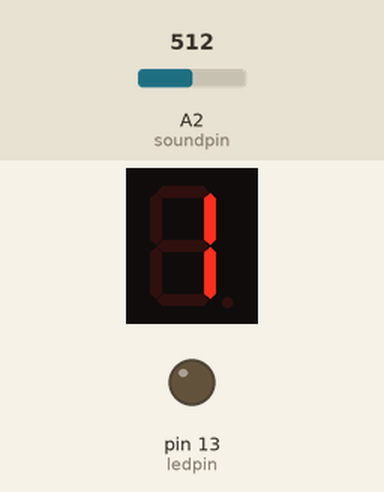
Recording of a sketch running on a simulated Arduino Uno, built with avr-gcc and run on an emulated ATmega328P. Shown: 1-digit seven-segment display, output pins drawn as LEDs (lit = HIGH). Wiring (inferred from the names in the program): 1-digit 7-segment display, segments lit when LOW: segments pin 3, pin 4, pin 5, pin 6, pin 7, pin 8, pin 9, pin 10. Inputs (shaded band) come from the test bench; at power-on: A2 (soundpin) = 512. The segment pins are drawn as the display they are named for; pins used as bus, display or sensor lines are not drawn; what the sketch prints to the serial monitor is not drawn.

Above: at 0.1 s.
At 10.1 s:
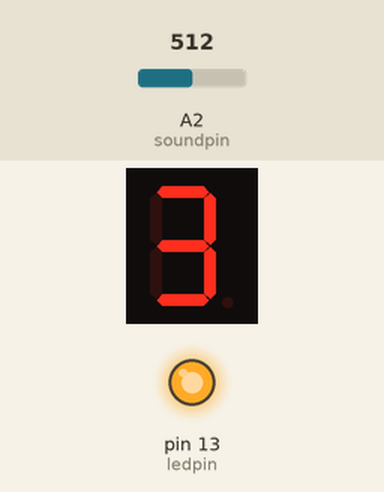
At 20.1 s:
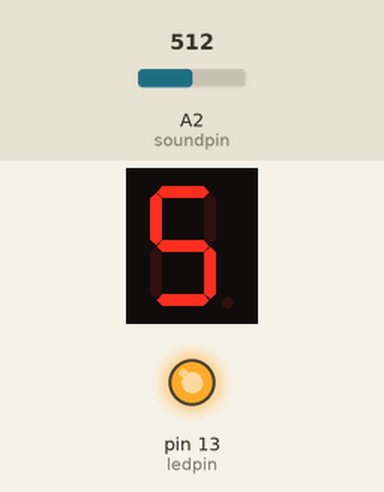
At 40.1 s:
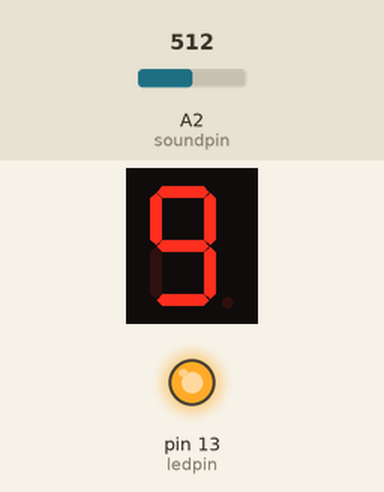
Timing chart, 0 to 41.6 s (numbered marks = the images above):
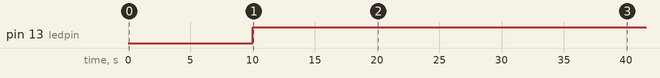

Measured:
- by itself, pin 13 (ledpin): LOW → HIGH at 10.0 s
- what the display in image 1 shows lasts 5.0 s, from 10.0 s to 15.0 s

The sketch:

arduino-code.ino
```cpp
const int a = 3;
const int b = 4;
const int c = 5;
const int d = 6;
const int e = 7;
const int f = 8;
const int g = 9;
const int h = 10;
const int ledpin=13;
const int soundpin=A2;
const int threshold=500;
int whistlesdone=0;
int whistleswanted;

void setup() {
Serial.begin(9600);
pinMode(ledpin,OUTPUT);
pinMode(soundpin,INPUT);
digitalWrite(ledpin,LOW);
pinMode(a, OUTPUT);
  pinMode(b, OUTPUT);
  pinMode(c, OUTPUT);
  pinMode(d, OUTPUT);
  pinMode(e, OUTPUT);
  pinMode(f, OUTPUT);
  pinMode(g, OUTPUT);
  pinMode(h, OUTPUT);
}
void zero()
{
  digitalWrite(a,LOW);
  digitalWrite(b,LOW);
  digitalWrite(c,LOW);
  digitalWrite(d,LOW);
  digitalWrite(e,LOW);
  digitalWrite(f,LOW);
  digitalWrite(g,HIGH);
  digitalWrite(h,HIGH);
}
void one()
{
  digitalWrite(a,HIGH);
  digitalWrite(b,LOW);
  digitalWrite(c,LOW);
  digitalWrite(d,HIGH);
  digitalWrite(e,HIGH);
  digitalWrite(f,HIGH);
  digitalWrite(g,HIGH);
  digitalWrite(h,HIGH);

}
void two()
{
  digitalWrite(a,LOW);
  digitalWrite(b,LOW);
  digitalWrite(c,HIGH);
  digitalWrite(d,LOW);
  digitalWrite(e,LOW);
  digitalWrite(f,HIGH);
  digitalWrite(g,LOW);
  digitalWrite(h,HIGH);

}
void three()
{
  digitalWrite(a,LOW);
  digitalWrite(b,LOW);
  digitalWrite(c,LOW);
  digitalWrite(d,LOW);
  digitalWrite(e,HIGH);
  digitalWrite(f,HIGH);
  digitalWrite(g,LOW);
  digitalWrite(h,HIGH);

}
void four()
{
  digitalWrite(a,HIGH);
  digitalWrite(b,LOW);
  digitalWrite(c,LOW);
  digitalWrite(d,HIGH);
  digitalWrite(e,HIGH);
  digitalWrite(f,LOW);
  digitalWrite(g,LOW);
  digitalWrite(h,HIGH);

}
void five()
{
  digitalWrite(a,LOW);
  digitalWrite(b,HIGH);
  digitalWrite(c,LOW);
  digitalWrite(d,LOW);
  digitalWrite(e,HIGH);
  digitalWrite(f,LOW);
  digitalWrite(g,LOW);
  digitalWrite(h,HIGH);

}
void dot()
{
  digitalWrite(a,HIGH);
  digitalWrite(b,HIGH);
  digitalWrite(c,HIGH);
  digitalWrite(d,HIGH);
  digitalWrite(e,HIGH);
  digitalWrite(f,HIGH);
  digitalWrite(g,HIGH);
  digitalWrite(h,LOW);

}
void six()
{
  digitalWrite(a,LOW);
  digitalWrite(b,HIGH);
  digitalWrite(c,LOW);
  digitalWrite(d,LOW);
  digitalWrite(e,LOW);
  digitalWrite(f,LOW);
  digitalWrite(g,LOW);
  digitalWrite(h,HIGH);

}

void seven()
{
  digitalWrite(a,LOW);
  digitalWrite(b,LOW);
  digitalWrite(c,LOW);
  digitalWrite(d,HIGH);
  digitalWrite(e,HIGH);
  digitalWrite(f,HIGH);
  digitalWrite(g,HIGH);
  digitalWrite(h,HIGH);
}

void eight()
{
  digitalWrite(a,LOW);
  digitalWrite(b,LOW);
  digitalWrite(c,LOW);
  digitalWrite(d,LOW);
  digitalWrite(e,LOW);
  digitalWrite(f,LOW);
  digitalWrite(g,LOW);
  digitalWrite(h,HIGH);
}
void nine()
{
  digitalWrite(a,LOW);
  digitalWrite(b,LOW);
  digitalWrite(c,LOW);
  digitalWrite(d,LOW);
  digitalWrite(e,HIGH);
  digitalWrite(f,LOW);
  digitalWrite(g,LOW);
  digitalWrite(h,HIGH);
}
void loop() {
  int soundsens=analogRead(soundpin);
  whistleswanted=3; //Can be adjusted to any desired value
 if (soundsens>=threshold) {
    whistlesdone=whistlesdone+1;
    Serial.println(whistlesdone);
    Serial.println(soundsens);
    if(whistlesdone>=whistleswanted){
    digitalWrite(ledpin,HIGH); //turns led on
    }
    else{
    digitalWrite(ledpin,LOW);
    }
    switch (whistlesdone) {
      case 0:
        zero();
        break;
      case 1:
        one();
        delay(5000);
        break;
      case 2:
        two();
        delay(5000);
        break;
      case 3:
        three();
        delay(5000);
        break;
      case 4:
        four();
        delay(5000);
        break;
      case 5:
        five();
        delay(5000);
        break;
      case 6:
        six();
        delay(5000);
        break;
      case 7:
        seven();
        delay(5000);
        break;
      case 8:
        eight();
        delay(5000);
        break;
      case 9: {
        nine();
        delay(5000);
        break;
      }
      }}

      }
```
